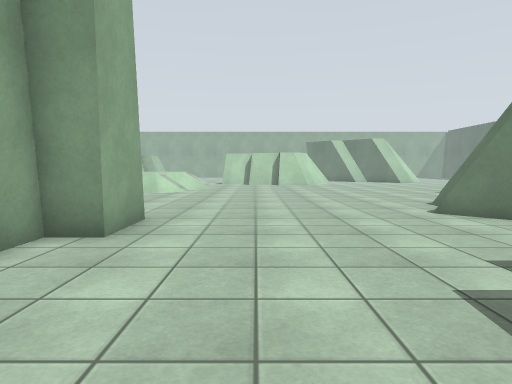
View 1 (above)

24 first-person views from a walk through a Gazebo world. The camera is 1.2 m above the floor, tilts 4° down and sees 75° across. The floor is counted in squares, 1 m on a side. Each view is taken from the middle of a square. On the plan, view 1 faces up. The plan holds only what a view shows up to about 13 squares ahead; the rest is blank. The place goes on beyond the plan.

View 2
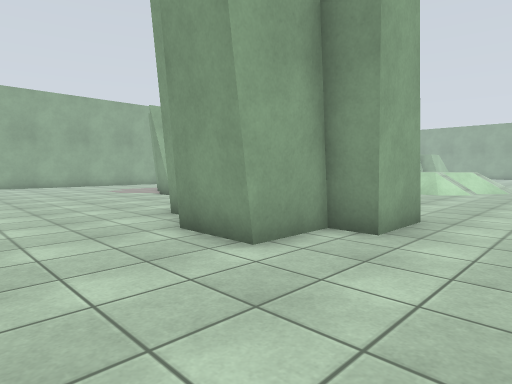

View 3
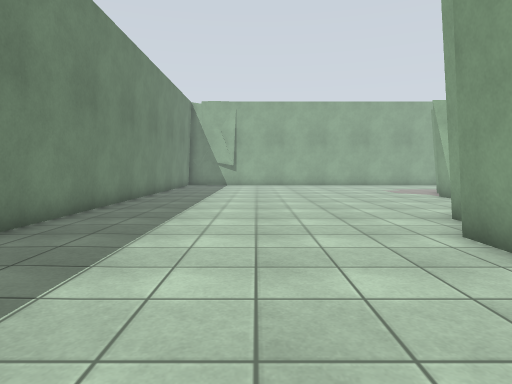

View 4
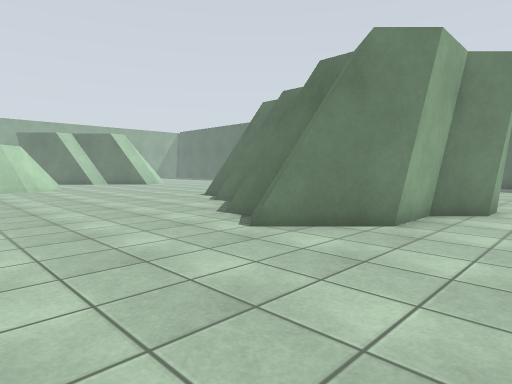

View 5
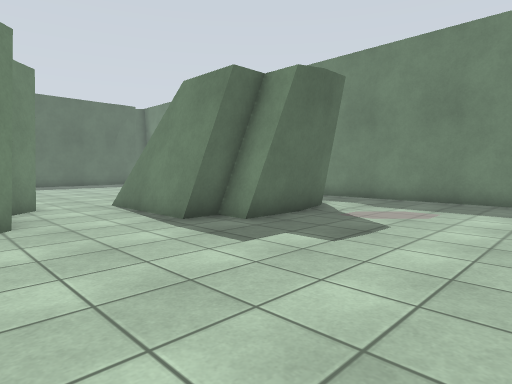

View 6
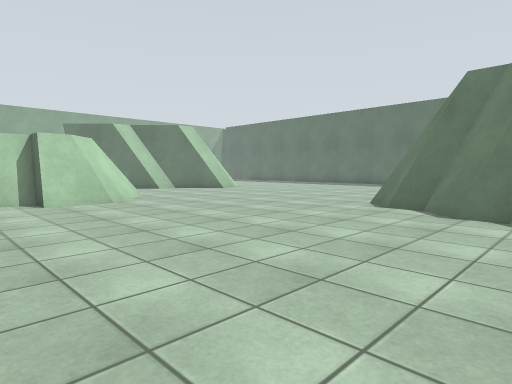

View 7
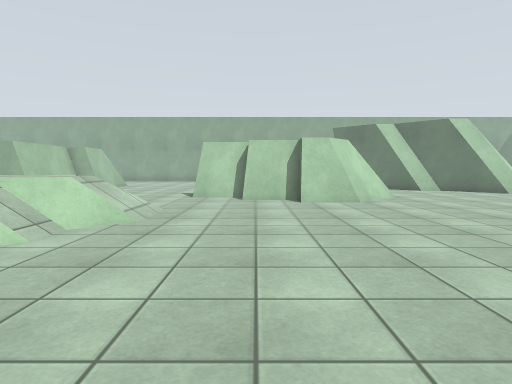

View 8
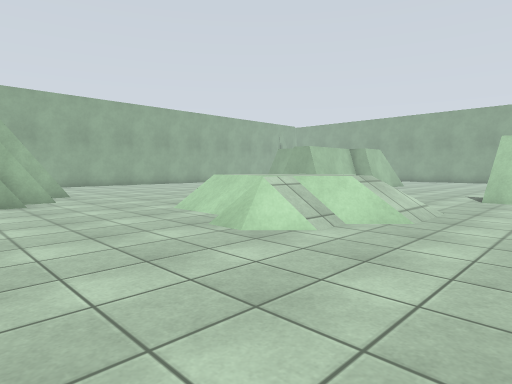

View 9
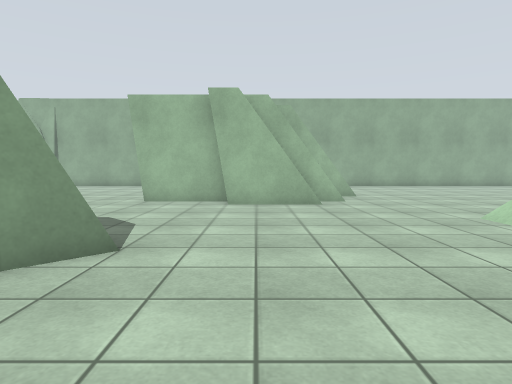

View 10
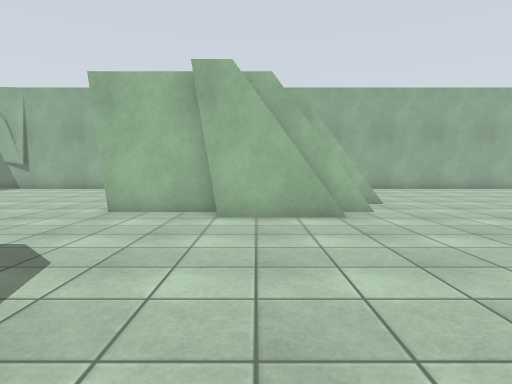

View 11
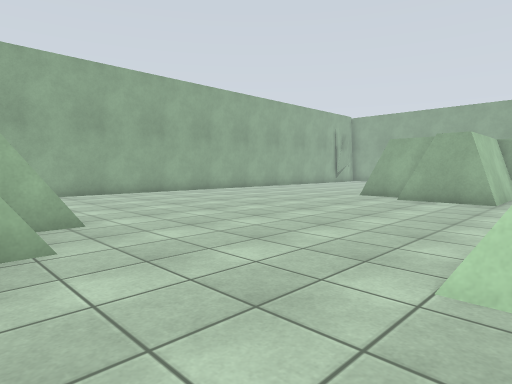

View 12
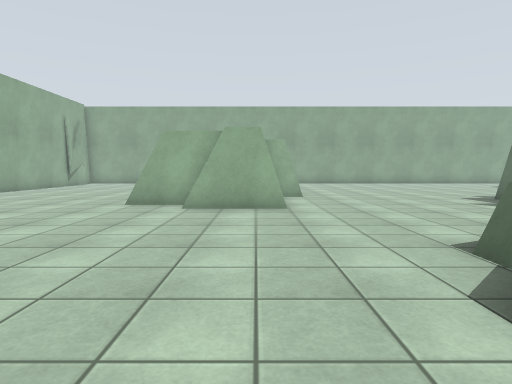

View 13
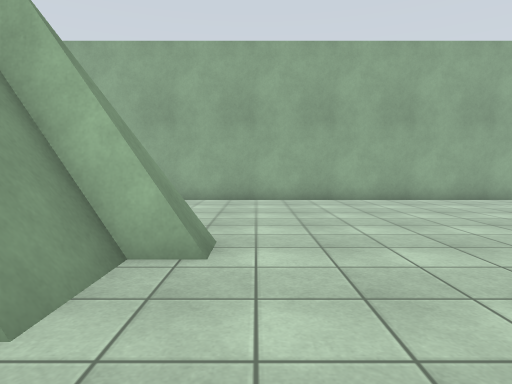

View 14
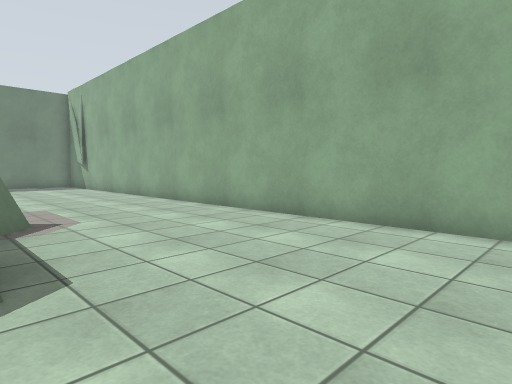

View 15
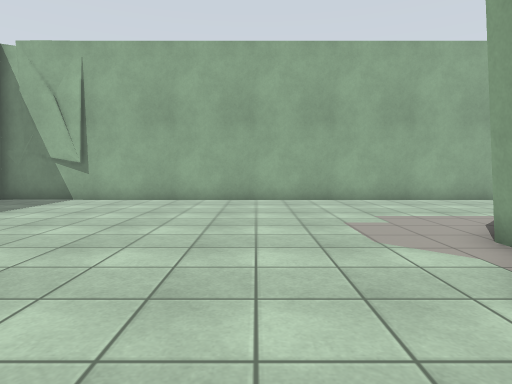

View 16
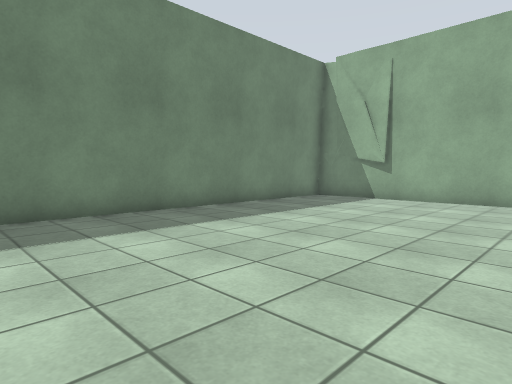

View 17
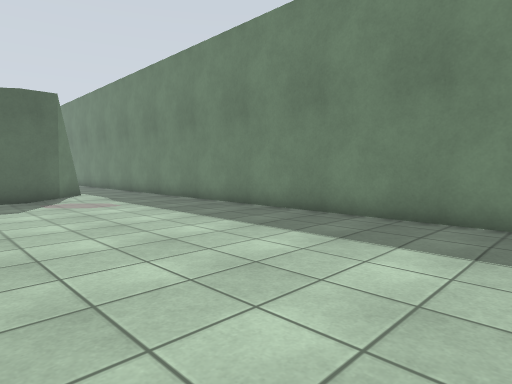

View 18
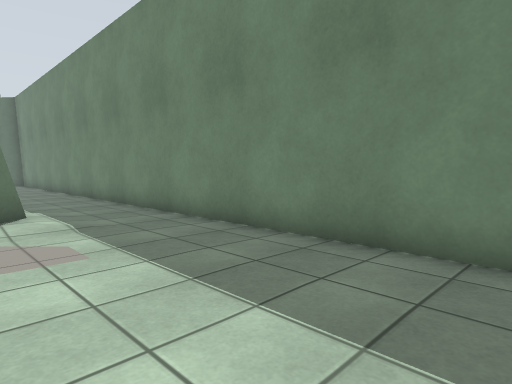

View 19
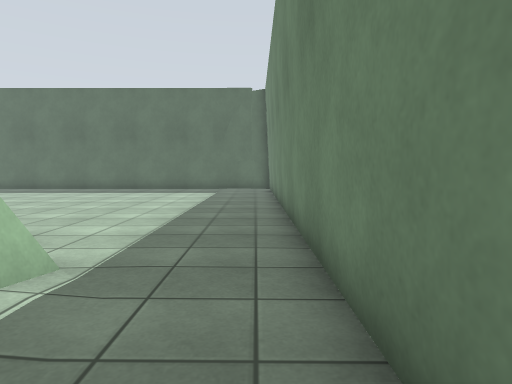

View 20
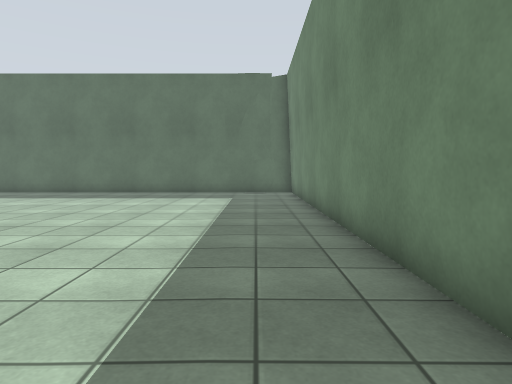

View 21
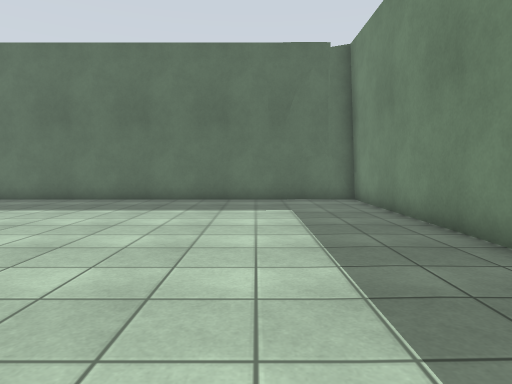

View 22
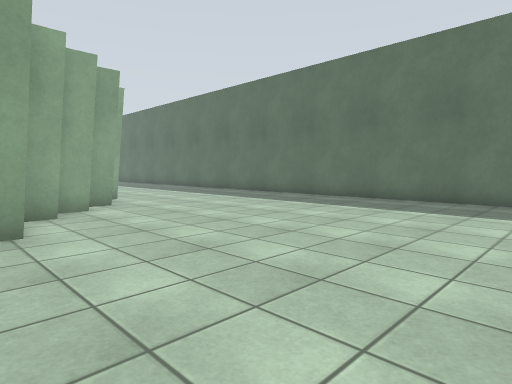

View 23
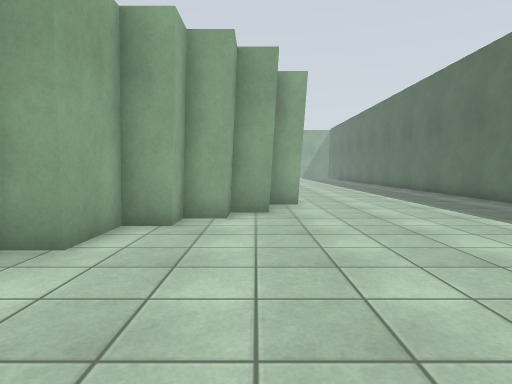

View 24
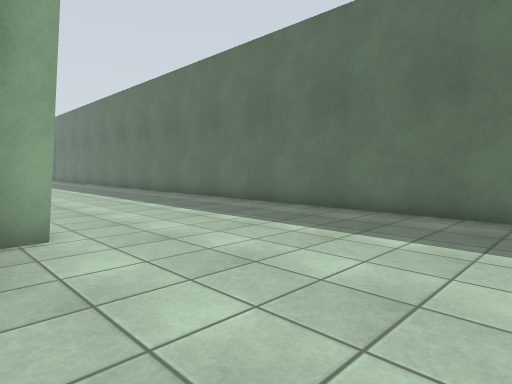

### Floor plan
Key: @ floor where view 1 was taken; # wall or solid block; . main floor; : floor 1 m higher than the main floor; / step, stairs or slope; = window, fence, low wall or low ledge.
Columns run from 24 left of view 1 to 24 right of it. Each row starts with its distance up from view 1.
 30     .....     #........#
 29     .....     #........
 28      ....######.......
 27 #    ......####.......#
 26 #.    ................= ### #
 25 #...   .................==###=....
 24 #....  ............ ......=#=.....
 23 #.................   ............
 22 #...............==== ............
 21 #...............=::==/...........
 20 #..............==::://............        ...
 19 #..............=:::///.............       ....
 18 #..............=/////..............       .....
 17 #..................//.............=      .......#
 16 #.......#........................=##     .......#
 15 #...... ###......................##      .......#
 14 #...... ####=...................=##      .......#
 13 #......   ###...................##      #.......#
 12 #......   ###..................=#       ........#
 11 #.....#   ###.................=#      ##........#
 10 #......   #.......=...........##     ##.........#
  9 #.......###......=## ........=##    ##..........#
  8 #.........#.....     #........##    #...........#
  7 #..............      #.........######...........#
  6 #..............     ##............##............#
  5 #...............#=  #...........................#
  4 #.................#=#...........................#
  3 #..................##.........####=.............#
  2 #............................##    .............#
  1 #............................=     .............#
  0 #.......................@....=    ..............#
 -1 #............................####...............#
 -2 #...............................................#
 -3 #...............................................#
 -4 #. .............................................#
 -5 #  ##############################################

Positions as (right, up) in squares from view 1, and headings:
1: (0, 0), facing up
2: (0, 0), facing up-left
3: (0, 0), facing left
4: (0, 4), facing up-right
5: (-1, 8), facing down-right
6: (-1, 12), facing up-right
7: (0, 12), facing up
8: (0, 12), facing up-left
9: (-1, 12), facing left
10: (-4, 12), facing left
11: (-8, 14), facing up-left
12: (-11, 17), facing up
13: (-11, 17), facing left
14: (-17, 19), facing down-left
15: (-11, 5), facing left
16: (-11, 4), facing down-left
17: (-9, 3), facing down-right
18: (-3, 0), facing down-right
19: (4, -4), facing right
20: (7, -3), facing right
21: (11, -1), facing right
22: (11, 0), facing up-right
23: (15, 2), facing up
24: (15, 7), facing up-right
